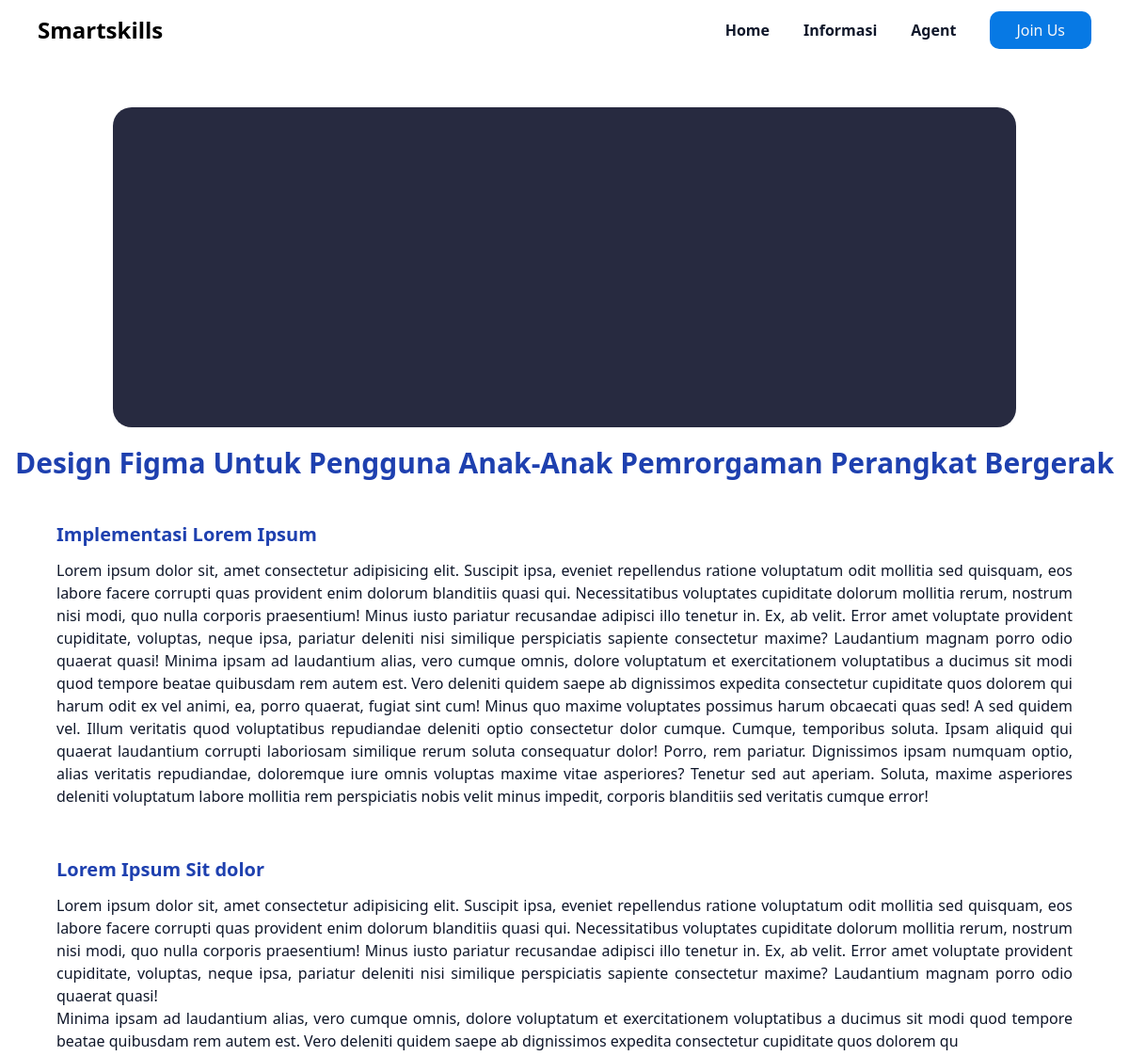
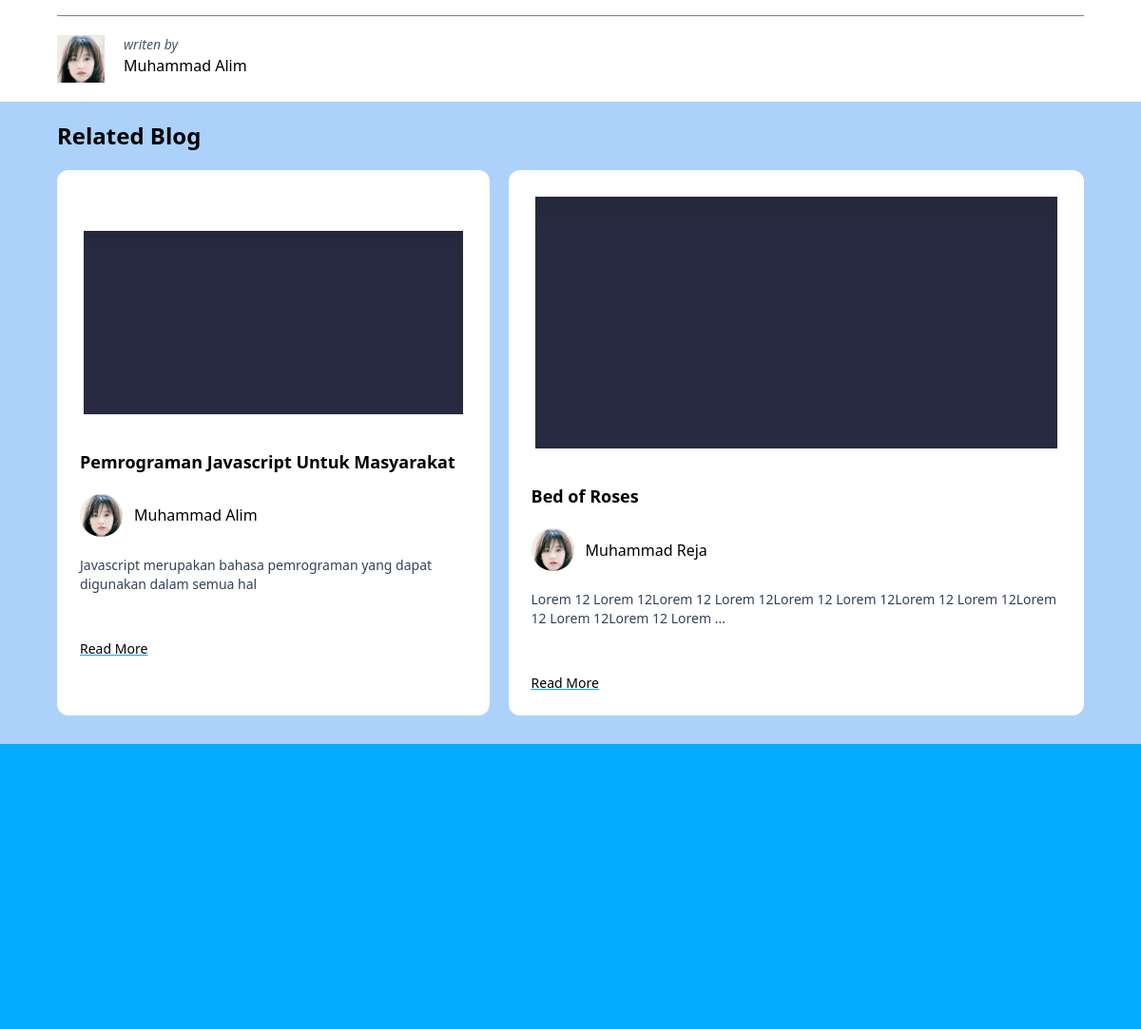
Screenshot of /detailArticle.php?id_artikel=16 with the database file from the repository (2 pictures, top to bottom).
### tables this page shows
CREATE TABLE `artikel` (
  `id_artikel` int(11) NOT NULL,
  `id_agent` int(11) NOT NULL,
  `judul` varchar(255) NOT NULL,
  `kategori` varchar(255) NOT NULL,
  `artikel` text NOT NULL,
  `header1` varchar(255) NOT NULL,
  `artikel1` text NOT NULL,
  `header2` varchar(255) NOT NULL,
  `artikel2` varchar(255) NOT NULL,
  `tgl_membuat` date NOT NULL,
  `foto` varchar(255) NOT NULL
);

CREATE TABLE `agent` (
  `id_agent` int(11) NOT NULL,
  `username` varchar(50) NOT NULL,
  `email` varchar(50) NOT NULL,
  `password` varchar(255) NOT NULL,
  `nama_agent` varchar(100) NOT NULL,
  `instansi` varchar(100) NOT NULL,
  `nik` varchar(255) NOT NULL,
  `no_hp` char(13) NOT NULL,
  `title` varchar(100) NOT NULL,
  `biography` text NOT NULL,
  `foto` varchar(255) NOT NULL DEFAULT 'Image.png'
);

### functions/function/selectData.php (called while the page is built)
<?php
require __DIR__ . "/../../functions/koneksi.php";
function query($query){
    global $conn;
    $query = "$query";
    $result = mysqli_query($conn, $query);
    $rows = [];
    while($row = mysqli_fetch_assoc($result)){
        $rows[] = $row;
    }
    return $rows;
}
?>

### detailArticle.php (the view, shortened to what this page needs)
<?php
require_once "functions/function/selectData.php";
$id_artikel = $_GET['id_artikel'];
$artikel = query("SELECT ag.id_agent, ag.nama_agent, ag.foto AS agent_foto, ar.id_artikel, ar.judul, ar.kategori, ar.artikel, ar.header1, ar.artikel1, ar.header2, ar.artikel2, ar.tgl_membuat, ar.foto AS artikel_foto FROM agent AS ag CROSS JOIN artikel AS ar ON ar.id_agent = ag.id_agent WHERE ar.id_artikel='$id_artikel'")[0];
$related_artikel = query("SELECT ag.id_agent, ag.nama_agent, ag.foto AS agent_foto, ar.id_artikel, ar.judul, ar.kategori, ar.artikel, ar.tgl_membuat, ar.foto AS artikel_foto FROM agent AS ag CROSS JOIN artikel AS ar ON ar.id_agent = ag.id_agent WHERE id_artikel != '$id_artikel' LIMIT 2");
?>
<!DOCTYPE html>
<html lang="en">
<head>
    <link rel="stylesheet" href="style/includes/navbarAg.css" />
    <link rel="stylesheet" href="style/detailArticle.css">
    <script src="https://cdn.tailwindcss.com?plugins=forms,typography,aspect-ratio,line-clamp,container-queries"></script>
</head>
<body>
    <?php include_once "includes/navbarAg.php" ?>
    <main>
        <div class="foto w-4/5">
            <img src="assets/fotoUploads/<?= $artikel['artikel_foto'] ?>" alt="">
        </div>
        <div class="main-content ">
            <h1 class="judul text-3xl text-center font-bold text-blue-800 mb-3"><?= $artikel['judul'] ?> </h1>
            <div class="artikel my-5">
                <h3 class=" my-3 text-xl font-bold text-blue-800 "><?= $artikel['header1'] ?></h3>
                <p class="text-slate-900 text-justify"><?= $artikel['artikel'] ?></p>
            </div>
            <div class="artikel my-5">
                <h3 class=" my-3 text-xl font-bold text-blue-800 "><?= $artikel['header2'] ?></h3>
                <p class="text-slate-900 text-justify"><?= $artikel['artikel1'] ?></p>
                <p class="text-slate-900 text-justify"><?= $artikel['artikel2'] ?></p>
            </div>
            <div class="penulis flex  gap-5 ">
                <img src="assets/fotoUploads/<?= $artikel['agent_foto'] ?>" alt="" style="width: 50px; height: 50px; object-fit:cover;">
                <div>
                    <p class="text-sm text-slate-600"><i>writen by</i></p>
                    <p><?= $artikel['nama_agent'] ?></p>
                </div>
            </div>
        </div>
        <div class="related-blog">
            <div class="content-related-blog">
                <h3 class="my-5 text-2xl font-semibold">Related Blog</h3>
                <div class="mt-5 flex flex-row gap-5 w-full">
                    <?php foreach ($related_artikel as $value): ?>
                        <div class="card flex flex-col justify-center bg-white p-3 gap-5 rounded-xl">
                            <img class="p-4" src="assets/fotoUploads/<?= $value['artikel_foto'] ?>" alt="">
                            <h2 class="ms-3 text-lg font-semibold"><?= $value['judul'] ?></h2>
                            <div class="flex items-center ps-3 gap-3">
                                <img class="rounded-full" style="object-fit: cover; width: 45px; height: 45px;" src="assets/fotoUploads/<?= $value['agent_foto']?>" alt="" style="width: 40px; height: 40px;">
                                <p><?= $value['nama_agent'] ?></p>
                            </div>
                            <p class="ms-3 text-sm text-slate-700"><?php
                                                                    $artikel_content = $value['artikel'];
                                                                    $maxLength = 100;
                                                                    if (strlen($artikel_content) > $maxLength) {
                                                                        $artikel_content = substr($artikel_content, 0, $maxLength) . '...';
                                                                    }
                                                                    echo $artikel_content;
                                                                    ?></p>
                            <p class="mt-7 mb-3 ms-3 text-sm hover:text-slate-700 underline decoration-sky-500"><a href="detailArticle.php?id_artikel=<?= $value['id_artikel'] ?>">Read More</a></p>
                        </div>
                    <?php endforeach; ?>
                </div>
            </div>
        </div>
    </main>
    <footer>
    </footer>
</body>
</html>

### style/detailArticle.css (style rules this page uses)
main { display: flex; flex-direction: column; justify-content: center; align-items: center; margin-top: 30px; }
.main-content { display: flex; flex-direction: column; align-items: center; }
.foto { margin: 20px; }
.foto img { width: 100%; max-height: 340px; border-radius: 20px; object-fit: cover; object-position: center; }
.artikel { display: flex; flex-direction: column; width: 90%; }
.penulis { width: 90%; border-top: 1px solid gray; padding-top: 20px; padding-bottom: 20px; }
.related-blog { width: 100%; background-color: rgb(172, 210, 251); padding-bottom: 30px; }
.content-related-blog { width: 90%; margin: 0 auto; }
footer { width: 100%; height: 300px; background-color: rgba(4, 171, 255, 1); }

### rows the page displays
artikel: foto (picture), judul "Design Figma Untuk Pengguna Anak-Anak Pemrorgaman Perangkat Bergerak", header1 "Implementasi Lorem Ipsum", artikel "Lorem ipsum dolor sit, amet consectetur adipisicing elit. Suscipit ipsa, eveniet repellendus ratione voluptatum odit mollitia sed quisquam, eos labore facere corrupti quas provident enim dolorum blanditiis quasi qui. Necessitatibus voluptates cupiditate dolorum mollitia rerum, nostrum nisi modi, quo nulla corporis praesentium! Minus iusto pariatur recusandae adipisci illo tenetur in. Ex, ab velit. Error amet voluptate provident cupiditate, voluptas, neque ipsa, pariatur deleniti nisi similique perspiciatis sapiente consectetur maxime? Laudantium magnam porro odio quaerat quasi! Minima ipsam ad laudantium alias, vero cumque omnis, dolore voluptatum et exercitationem voluptatibus a ducimus…", header2 "Lorem Ipsum Sit dolor", artikel1 "Lorem ipsum dolor sit, amet consectetur adipisicing elit. Suscipit ipsa, eveniet repellendus ratione voluptatum odit mollitia sed quisquam, eos labore facere corrupti quas provident enim dolorum blanditiis quasi qui. Necessitatibus voluptates cupiditate dolorum mollitia rerum, nostrum nisi modi, quo nulla corporis praesentium! Minus iusto pariatur recusandae adipisci illo tenetur in. Ex, ab velit. Error amet voluptate provident cupiditate, voluptas, neque ipsa, pariatur deleniti nisi similique perspiciatis sapiente consectetur maxime? Laudantium magnam porro odio quaerat quasi!", artikel2 "Minima ipsam ad laudantium alias, vero cumque omnis, dolore voluptatum et exercitationem voluptatibus a ducimus sit modi quod tempore beatae quibusdam rem autem est. Vero deleniti quidem saepe ab dignissimos expedita consectetur cupiditate quos dolorem qu", id_agent.foto (picture), id_agent.nama_agent "Muhammad Alim"
artikel: foto (picture), judul "Pemrograman Javascript Untuk Masyarakat", id_agent.foto (picture), id_agent.nama_agent "Muhammad Alim", artikel "Javascript merupakan bahasa pemrograman yang dapat digunakan dalam semua hal"
artikel: foto (picture), judul "Bed of Roses", id_agent.foto (picture), id_agent.nama_agent "Muhammad Reja", artikel "Lorem 12 Lorem 12Lorem 12 Lorem 12Lorem 12 Lorem 12Lorem 12 Lorem 12Lorem 12 Lorem 12Lorem 12 Lorem ..."
